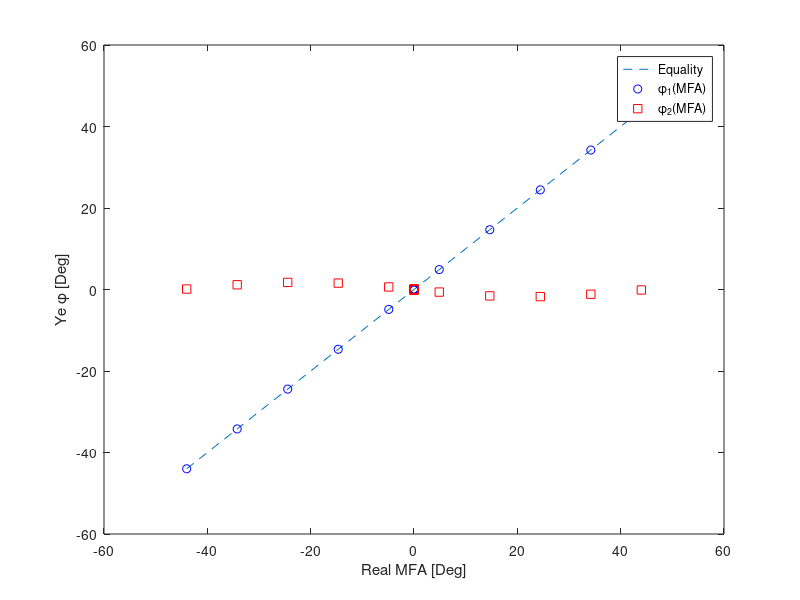

This figure's MATLAB source:
%%%%%%%%%%%%%%%%%%%%%%%%%%%%%%%%%%%%%%%%%%%%%%%%%%%%%%%%%%%%%%%%%%%%%%%%%%%%%%%%%%%%%%%%%%%%%%%%%%%%
% 
% DEMO: Chen Ye, M. Olavi Sundström, Kari Remes
%
% Demo and verification of the equations in 
%
% INSERT REFERENCE INFO
%
% Created by: August Brandberg  augustbr at kth dot se
% date: 2020-11-13
%
%

% Meta instructions
clear; close all; clc
format compact

reportFormat = '%20s %10.1f          %10.1f %10.1f\n';

% Demo 1:
% Loosely based on the article.
% P = Fixed at 45 degrees.
% A = Rotating between set points [0 45 90 135] degrees.
% MFA = [-45 , 45] degrees.
% Delta = [0 , 90] degrees.

% Constant values
I0 = 1;     % Incoming intensity
P = 45;
ASetPoint = [0 45 90 135];

% Loop values
mfaToTry = linspace(-44,44,10); 
deltaToTry = 40;%linspace(0,90,5);
counter = 0;

ISetPoint = nan(numel(ASetPoint),1);
resultStore = nan(numel(mfaToTry)*numel(deltaToTry),4);

fprintf('%20s %10s          %10s %10s \n','','Real MFA', 'phi1', 'phi2');

for aLoop = 1:numel(deltaToTry)
    Delta = deltaToTry(aLoop);

    for bLoop = 1:numel(mfaToTry)
        mfa = mfaToTry(bLoop);

        for cLoop = 1:numel(ASetPoint)
            counter = counter + 1;
            A = ASetPoint(cLoop);

            a = sind(2*mfa)^2 + cosd(Delta)*cosd(2*mfa)^2 - 1i*cosd(2*mfa)*sind(Delta);
            % Equation 4a

            b = -sind(4*mfa)*sind(0.5*Delta)^2;
            % Equation 4b

            c = -b;
            % Equation 4c

            d = sind(2*mfa)^2 + cosd(Delta)*cosd(2*mfa)^2 + 1i*cosd(2*mfa)*sind(Delta);
            % Equation 4d

            Ts = [a b ; c d];
            % Equation 3

            E = sqrt(I0)*[cosd(A) sind(A)]*Ts*[cosd(P) sind(P)]'; 
            % Equation 5
            % N.B. I dropped the second row, so technically this is E(1). No loss of generality in 
            % this setting.

            Intensity = E*conj(E);
            % Top of page 6629, left hand side.
            
            ISetPoint(cLoop) = Intensity;
            % Collect intensity
        end

        T1 = (ISetPoint(2) - ISetPoint(4)) / (ISetPoint(2) + ISetPoint(4));
        % Equation 9a

        T2 = (ISetPoint(1) - ISetPoint(3)) / (ISetPoint(1) + ISetPoint(3));
        % Equation 9b

        phi1 = rad2deg(0.5*atan( -2*T2 /( sqrt(2*(1 + T1)) * (2 - sqrt(2*(1+T1)) ) ) ) );
        % Equation 10a

        phi2 = rad2deg(0.5*atan(  2*T2 /( sqrt(2*(1 + T1)) * (2 + sqrt(2*(1+T1)) ) ) ) );
        % Equation 10b
        
        fprintf(reportFormat,'',mfa, phi1, phi2);
        resultStore(counter,:) = [Delta mfa phi1 phi2];
        
    end
    pause(1)
end

figure;
plot(mfaToTry,mfaToTry,'--')
hold on
plot(resultStore(:,2),resultStore(:,3),'ob')
plot(resultStore(:,2),resultStore(:,4),'sr')
xlabel('Real MFA [Deg]')
ylabel('Ye \phi [Deg]')
legend('Equality','\phi_1(MFA)','\phi_2(MFA)','location','best')






